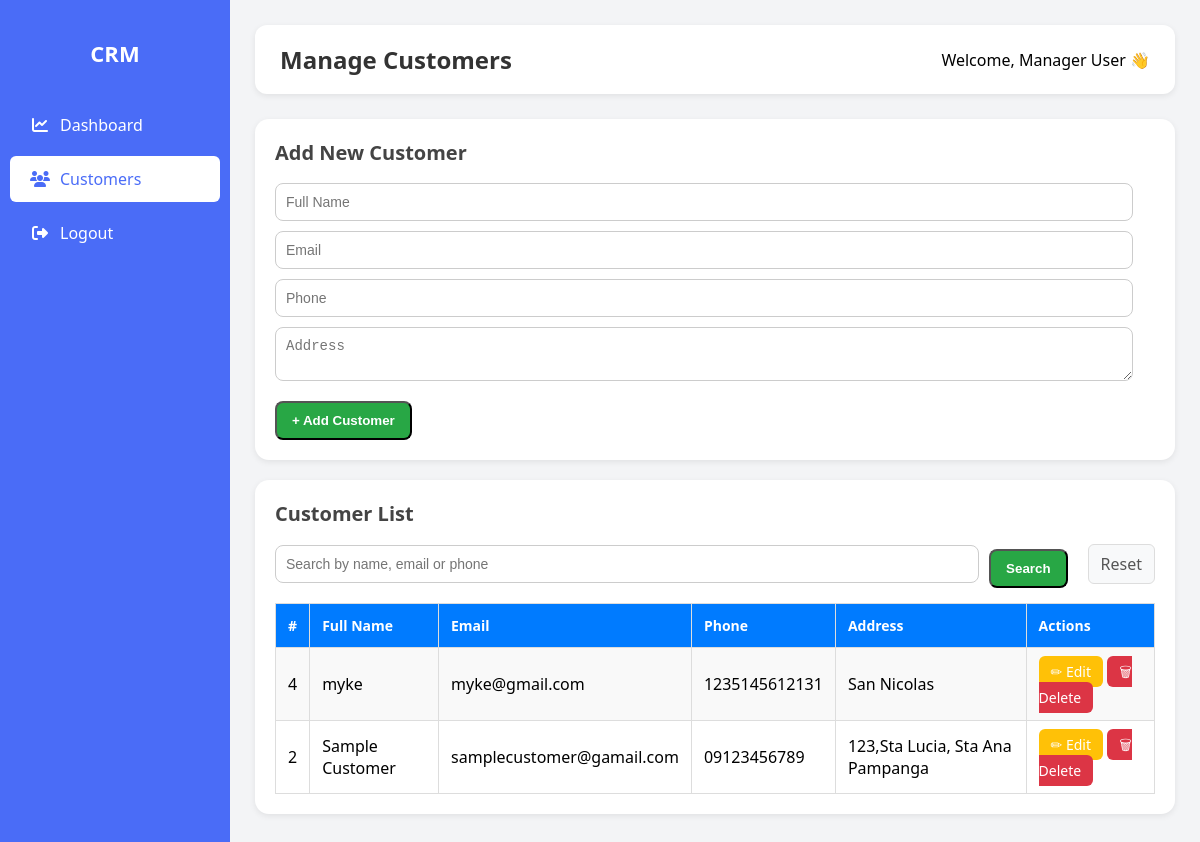
The app's page /customers.php (signed in) with its own data.
### tables this page shows
CREATE TABLE `customers` (
  `id` int(11) NOT NULL,
  `name` varchar(100) NOT NULL,
  `email` varchar(100) DEFAULT NULL,
  `phone` varchar(20) DEFAULT NULL,
  `address` text DEFAULT NULL,
  `created_at` timestamp NOT NULL DEFAULT current_timestamp()
);

### customers.php (the view, shortened to what this page needs)
<?php
include 'config.php';
$user_id = $_SESSION['user_id'];
$sql = "SELECT role FROM users WHERE id='$user_id' LIMIT 1";
$result = $conn->query($sql);
if (isset($_GET['search']) && !empty($_GET['search'])) {
    $search = "%" . $_GET['search'] . "%";
    $stmt = $conn->prepare("SELECT * FROM customers WHERE name LIKE ? OR email LIKE ? OR phone LIKE ? ORDER BY id DESC");
    $stmt->bind_param("sss", $search, $search, $search);
    $stmt->execute();
    $result = $stmt->get_result();
    $stmt->close();
} else {
    $result = $conn->query("SELECT * FROM customers ORDER BY id DESC");
}
?>
<!DOCTYPE html>
<html lang="en">
<head>
    <link rel="stylesheet" href="https://cdnjs.cloudflare.com/ajax/libs/font-awesome/6.4.0/css/all.min.css">
</head>
<body>
    <div class="sidebar">
    <h2>CRM</h2>
     <a href="dashboard.php"><i class="fas fa-chart-line"></i> <span>Dashboard</span></a>
    <a href="customers.php" class="active"><i class="fas fa-users"></i> Customers</a>
    <a href="logout.php"><i class="fas fa-sign-out-alt"></i> <span>Logout</span></a>
    </div>
    <div class="main-content">
        <div class="header">
            <h2>Manage Customers</h2>
            <span>Welcome, <?= htmlspecialchars($_SESSION['name']); ?> 👋</span>
        </div>
        <div class="card">
            <h3>Add New Customer</h3>
            <form method="POST">
                <input type="text" name="name" placeholder="Full Name" required><br>
                <input type="email" name="email" placeholder="Email"><br>
                <input type="text" name="phone" placeholder="Phone"><br>
                <textarea name="address" placeholder="Address"></textarea><br>
                <button type="submit" name="add_customer" class="btn-add">+ Add Customer</button>
            </form>
        </div>
        <div class="card">
            <h3>Customer List</h3>
            <form method="GET" class="search-bar">
                <input type="text" name="search" placeholder="Search by name, email or phone" value="<?= isset($_GET['search']) ? htmlspecialchars($_GET['search']) : '' ?>">
                <button type="submit" class="btn-add">Search</button>
                <a href="customers.php" class="cancel-btn">Reset</a>
            </form>
            <table>
                <tr>
                    <th>#</th>
                    <th>Full Name</th>
                    <th>Email</th>
                    <th>Phone</th>
                    <th>Address</th>
                    <th>Actions</th>
                </tr>
                <?php while ($row = $result->fetch_assoc()) { ?>
                <tr>
                    <td><?= $row['id']; ?></td>
                    <td><?= htmlspecialchars($row['name']); ?></td>
                    <td><?= htmlspecialchars($row['email']); ?></td>
                    <td><?= htmlspecialchars($row['phone']); ?></td>
                    <td><?= htmlspecialchars($row['address']); ?></td>
                    <td>
                        <a href="edit_customer.php?id=<?= $row['id']; ?>" class="btn btn-edit">✏ Edit</a>
                        <a href="customers.php?delete=<?= $row['id']; ?>" class="btn btn-delete" onclick="return confirm('Delete this customer?');">🗑 Delete</a>
                    </td>
                </tr>
                <?php } ?>
            </table>
        </div>
    </div>
</body>
</html>

### customers.php (style rules this page uses)
:root { --primary: #4a6cf7; --primary-dark: #3a5ad9; --secondary: #6c757d; --success: #28a745; --warning: #ffc107; --danger: #dc3545; --light: #f8f9fa; --dark: #343a40; --sidebar-width: 230px; --border-radius: 8px; --box-shadow: 0 4px 6px rgba(0, 0, 0, 0.1); --transition: all 0.3s ease; }
body { margin: 0; font-family: 'Segoe UI', Tahoma, Geneva, Verdana, sans-serif; display: flex; height: 100vh; background: #f3f4f6; }
.sidebar { width: var(--sidebar-width); background: var(--primary); color: white; display: flex; flex-direction: column; padding-top: 20px; transition: var(--transition); z-index: 1000; }
.sidebar h2 { text-align: center; margin-bottom: 30px; font-size: 22px; padding: 0 15px; }
.sidebar a { color: white; padding: 12px 20px; text-decoration: none; display: flex; align-items: center; transition: var(--transition); border-radius: 6px; margin: 4px 10px; }
.sidebar a i { margin-right: 10px; width: 20px; text-align: center; }
.sidebar a.active { background: white; color: var(--primary); }
.main-content { flex: 1; padding: 25px; overflow-y: auto; }
.header { background: white; padding: 18px 25px; border-radius: 12px; box-shadow: 0 2px 6px rgba(0,0,0,0.08); margin-bottom: 25px; display: flex; justify-content: space-between; align-items: center; }
.header h2 { margin: 0; font-size: 24px; color: #333; }
.card { background: white; padding: 20px; border-radius: 14px; box-shadow: 0 2px 6px rgba(0,0,0,0.08); margin-bottom: 20px; }
.card h3 { margin-top: 0; margin-bottom: 12px; font-size: 20px; color: #444; }
table { width: 100%; border-collapse: collapse; margin-top: 15px; }
table th, table td { border: 1px solid #ddd; padding: 12px; text-align: left; }
th { background: #007BFF; color: white; font-size: 14px; }
tr:nth-child(even) { background: #f9f9f9; }
.btn { padding: 6px 12px; border: none; border-radius: 6px; cursor: pointer; font-size: 14px; }
.btn-edit { background: #ffc107; color: white; text-decoration: none; }
.btn-delete { background: #dc3545; color: white; text-decoration: none; }
.btn-add { background: #28a745; color: white; padding: 10px 15px; margin-top: 10px; border-radius: 8px; display: inline-block; font-weight: bold; }
input, textarea { width: 95%; padding: 10px; margin: 5px 0; border: 1px solid #ccc; border-radius: 8px; font-size: 14px; }
.search-bar { margin-bottom: 15px; display: flex; gap: 10px; align-items: center; }
.search-bar input { flex: 1; margin: 0; }
.cancel-btn { margin-left: 10px; color: #555; text-decoration: none; padding: 8px 12px; border-radius: 6px; background: #f8f9fa; border: 1px solid #ddd; }

### records on screen
customers: id "4", name "myke", email "myke@gmail.com", phone "1235145612131", address "San Nicolas"
customers: id "2", name "Sample Customer", email "samplecustomer@gamail.com", phone "09123456789", address "123,Sta Lucia, Sta Ana Pampanga"

### other values on screen
$_SESSION['name'] "Manager User"
